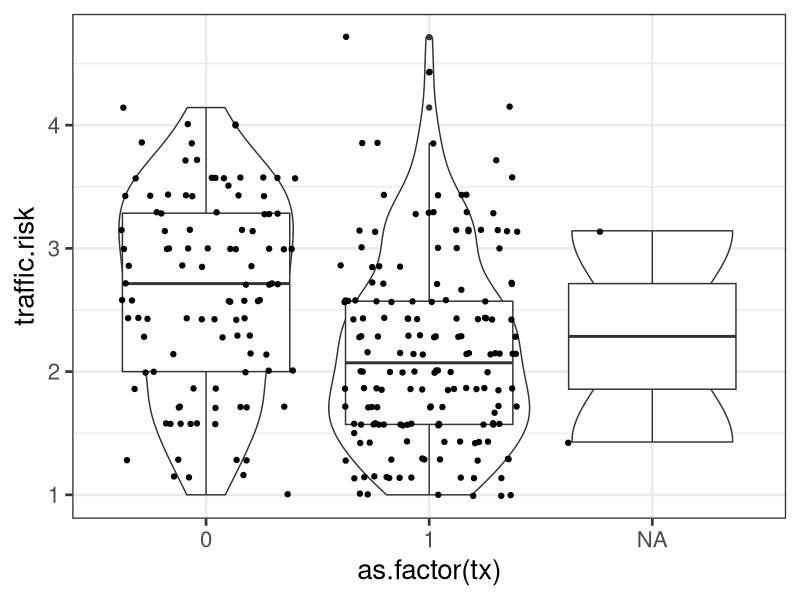
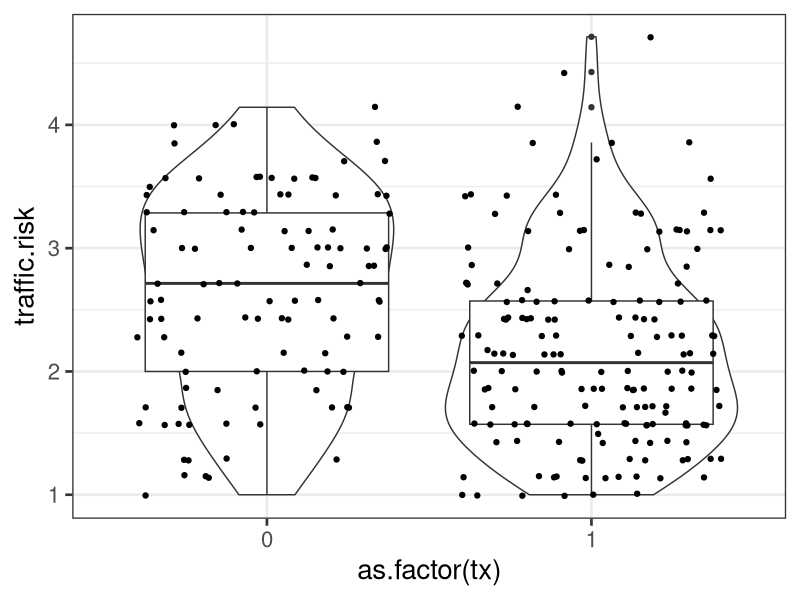
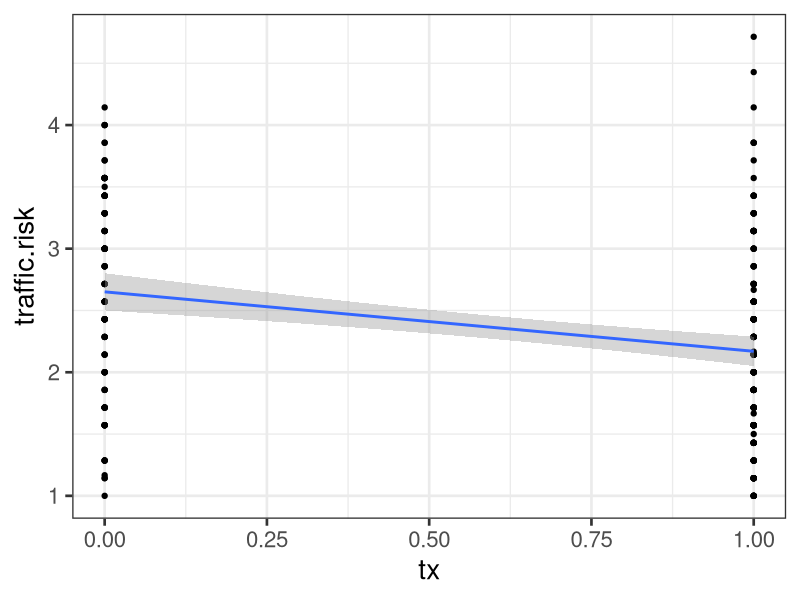
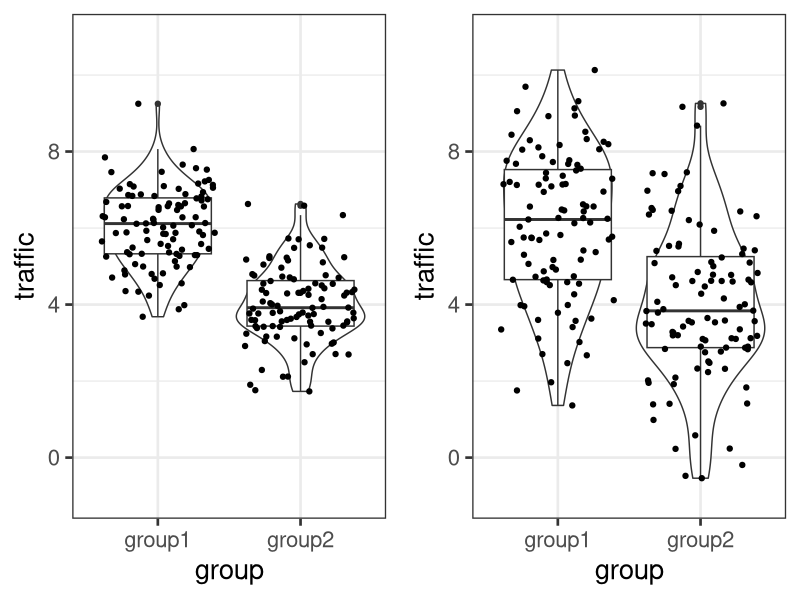
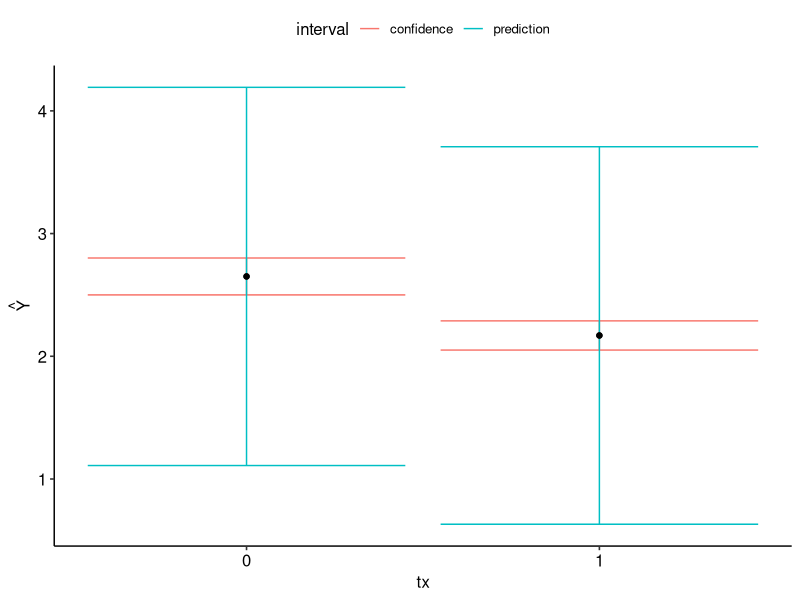

These figures' R source, in order:
## ---- chunk 1
library(tidyverse)
library(knitr)
library(ggpubr)
# function to display only part of the output
hook_output <- knit_hooks$get("output")
knit_hooks$set(output = function(x, options) {
  lines <- options$output.lines
  if (is.null(lines)) {
    return(hook_output(x, options))  # pass to default hook
  }
  x <- unlist(strsplit(x, "\n"))
  more <- "..."
  if (length(lines)==1) {        # first n lines
    if (length(x) > lines) {
      # truncate the output, but add ....
      x <- c(head(x, lines), more)
    }
  } else {
    x <- c(more, x[lines], more)
  }
  # paste these lines together
  x <- paste(c(x, ""), collapse = "\n")
  hook_output(x, options)
})
## ---- chunk 2
library(here)
traffic = read.csv(here("data/traffic.csv"))
## ---- chunk 3
psych::describe(traffic, fast = T)
## ---- chunk 4
ggplot(traffic) +
  aes(x = as.factor(tx), y = traffic.risk) +
  geom_violin() + geom_boxplot() + geom_jitter() +
  theme_bw(base_size = 20)
## ---- chunk 5
t.1 <- t.test(traffic.risk ~ tx, data = traffic, var.equal = TRUE) 
t.1

## ---- chunk 6
r.1 <- cor.test(~ traffic.risk + tx, data = traffic) 
r.1
## ---- chunk 7
a.1 <- aov(traffic.risk ~ tx, data = traffic)
summary(a.1)
## ---- chunk 8
mod.1 <- lm(traffic.risk ~ tx, data = traffic)
anova(mod.1)
## ---- chunk 9
summary(mod.1)
## ---- chunk 10
traffic %>% 
  group_by(tx) %>% 
  summarise(M = mean(traffic.risk, na.rm=TRUE))
## ---- chunk 11
ggplot(traffic %>% filter(!is.na(tx))) +
  aes(x = as.factor(tx), y = traffic.risk) +
  geom_violin() + geom_boxplot() + geom_jitter() + theme_bw(base_size = 20)
## ---- chunk 12
ggplot(traffic, aes(x=tx, y=traffic.risk)) +
    geom_point() +    
    geom_smooth(method=lm)  +  # Don't add shaded confidence region 
theme_bw(base_size = 20)
    
## ---- chunk 13
summary(mod.1)
## ---- chunk 14
t.test(traffic.risk ~ tx, data = traffic)
## ---- chunk 15
library(here)
expertise = read.csv(here("data/expertise.csv"))
cor.test(expertise$self_perceived_knowledge, expertise$overclaiming_proportion, use = "pairwise")
## ---- chunk 16
mod.2 = lm(overclaiming_proportion ~ self_perceived_knowledge, data = expertise)
## ---- chunk 17
summary(mod.2)
## ---- chunk 18
mod.3 = lm(self_perceived_knowledge ~ overclaiming_proportion, data = expertise)
## ---- chunk 19
summary(mod.3)
## ---- chunk 20
mod.1 <- lm(traffic.risk ~ tx, data = traffic)
summary(mod.1)
## ---- chunk 21
twogroup_fun = function(nrep = 100, b0 = 6, b1 = -2, sigma = 1) {
     ngroup = 2
     group = rep( c("group1", "group2"), each = nrep)
     eps = rnorm(ngroup*nrep, 0, sigma)
     traffic = b0 + b1*(group == "group2") + eps
     growthfit = lm(traffic ~ group)
     growthfit
}


twogroup_fun2 = function(nrep = 100, b0 = 6, b1 = -2, sigma = 2) {
     ngroup = 2
     group = rep( c("group1", "group2"), each = nrep)
     eps = rnorm(ngroup*nrep, 0, sigma)
     traffic = b0 + b1*(group == "group2") + eps
     growthfit = lm(traffic ~ group)
     growthfit
}

set.seed(16)
library(broom)
lm1 <- augment(twogroup_fun())

set.seed(16)
lm2 <- augment(twogroup_fun2())

plot1<- ggplot(lm1) +
  aes(x = group, y = traffic) +
  geom_violin() + geom_boxplot() + geom_jitter() + ylim(-1, 11)+ theme_bw(base_size = 20)

plot2<- ggplot(lm2) +
  aes(x = group, y = traffic) +
  geom_violin() + geom_boxplot() + geom_jitter() + ylim(-1, 11)+ theme_bw(base_size = 20)


library(gridExtra)
 grid.arrange(plot1, plot2, ncol=2)
## ---- chunk 22
traffic[3, ]
## ---- chunk 23
mod.1

new.df = data.frame(
  tx = c(0,1)
)
## ---- chunk 24
predict(mod.1, 
        newdata = new.df, 
        interval = "confidence")
## ---- chunk 25
predict(mod.1, 
        newdata = new.df, 
        interval = "prediction")
## ---- chunk 26
ci_est = predict(mod.1, 
        newdata = new.df, 
        interval = "confidence") %>%
  as.data.frame() %>%
  mutate(tx = c(0,1),
         interval = "confidence")

pred_est = predict(mod.1, 
        newdata = new.df, 
        interval = "prediction") %>%
  as.data.frame() %>%
  mutate(tx = c(0,1),
         interval = "prediction")

full_join(ci_est, pred_est) %>%
  ggplot(aes(x = tx, y = fit)) +
  geom_errorbar(aes(ymin = lwr, ymax = upr, color = interval)) +
  geom_point() +
  scale_x_continuous("tx", breaks = c(0,1)) +
  scale_y_continuous(expression(hat(Y))) +
  theme_pubr()
## ---- chunk 27
set.seed(0214)
traffic$new_tx = sample(c("1","2","3"), size = nrow(traffic), replace = T)

a.2 = aov(traffic.risk ~ new_tx, data = traffic)
summary(a.2)
